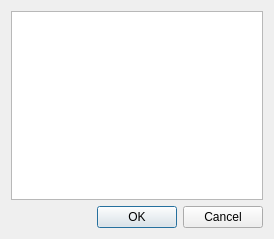
<?xml version="1.0" encoding="UTF-8"?>
<ui version="4.0">
 <class>QuestionMoveDialog</class>
 <widget class="QDialog" name="QuestionMoveDialog">
  <property name="geometry">
   <rect>
    <x>0</x>
    <y>0</y>
    <width>274</width>
    <height>239</height>
   </rect>
  </property>
  <property name="sizePolicy">
   <sizepolicy hsizetype="Expanding" vsizetype="Expanding">
    <horstretch>0</horstretch>
    <verstretch>0</verstretch>
   </sizepolicy>
  </property>
  <property name="windowTitle">
   <string>将要移动至</string>
  </property>
  <layout class="QVBoxLayout" name="verticalLayout">
   <item>
    <widget class="QTreeView" name="treeView"/>
   </item>
   <item>
    <widget class="QDialogButtonBox" name="buttonBox">
     <property name="orientation">
      <enum>Qt::Orientation::Horizontal</enum>
     </property>
     <property name="standardButtons">
      <set>QDialogButtonBox::StandardButton::Cancel|QDialogButtonBox::StandardButton::Ok</set>
     </property>
    </widget>
   </item>
  </layout>
 </widget>
 <resources/>
 <connections>
  <connection>
   <sender>buttonBox</sender>
   <signal>accepted()</signal>
   <receiver>QuestionMoveDialog</receiver>
   <slot>accept()</slot>
   <hints>
    <hint type="sourcelabel">
     <x>248</x>
     <y>254</y>
    </hint>
    <hint type="destinationlabel">
     <x>157</x>
     <y>274</y>
    </hint>
   </hints>
  </connection>
  <connection>
   <sender>buttonBox</sender>
   <signal>rejected()</signal>
   <receiver>QuestionMoveDialog</receiver>
   <slot>reject()</slot>
   <hints>
    <hint type="sourcelabel">
     <x>316</x>
     <y>260</y>
    </hint>
    <hint type="destinationlabel">
     <x>286</x>
     <y>274</y>
    </hint>
   </hints>
  </connection>
 </connections>
</ui>
